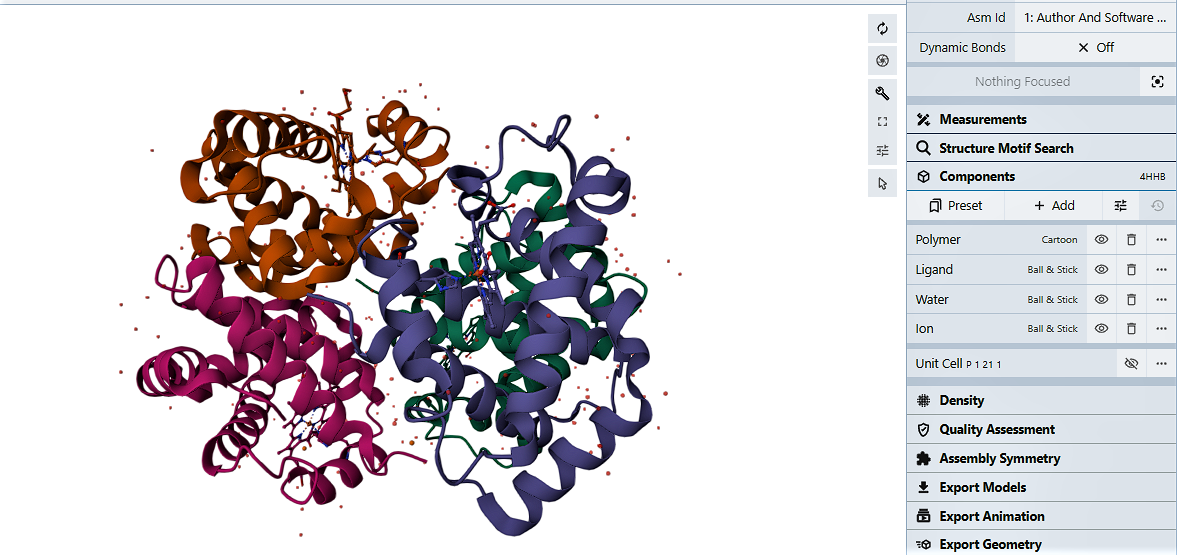
#> input picture assets/first.png, 1179 x 555 px
$ python hello.py
#> lines starting #> are read from the running program, lines starting #| are printed output that depends on the picture
import cv2

img = cv2.imread('assets/first.png',1)
#> img is the input picture: shape (555, 1179, 3); mean B, G, R 217.3, 213.1, 216.5
'''
-1.trasparency
0.grayscale
1 unchanged
'''

img = cv2.resize(img,(0,0),fx=0.75 ,fy=0.75)
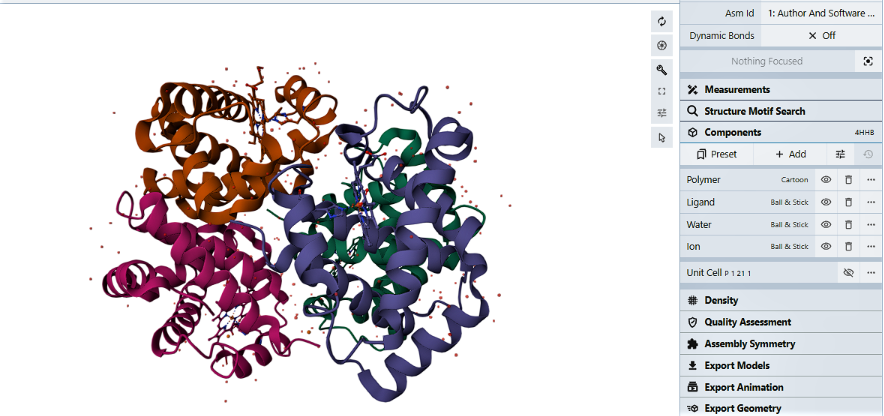
#> img: shape (416, 884, 3); mean B, G, R 217.2, 213.1, 216.4
img = cv2.rotate(img,cv2.ROTATE_90_CLOCKWISE)
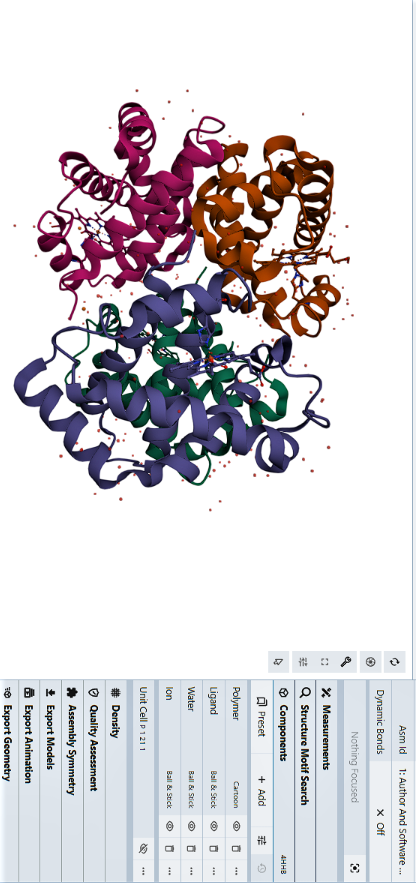
#> img: shape (884, 416, 3); mean B, G, R 217.2, 213.1, 216.4

cv2.imwrite('new_img.jpg',img)

cv2.imshow('Image', img)
cv2.waitKey(0)  # 0 = unless u press key
cv2.destroyAllWindows()

$ run again, with assets/3.png copied over assets/first.png
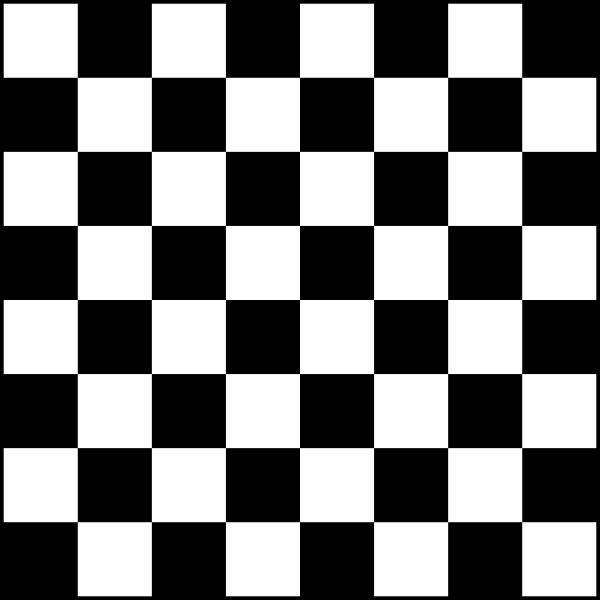
#> input picture assets/3.png, 1200 x 1200 px (shown at 1/2 size)
#> img is the input picture: shape (1200, 1200, 3); min 0, max 255, mean 124.4
#> `img = cv2.resize(img,(0,0),fx=0.75 ,fy=0.75)`:
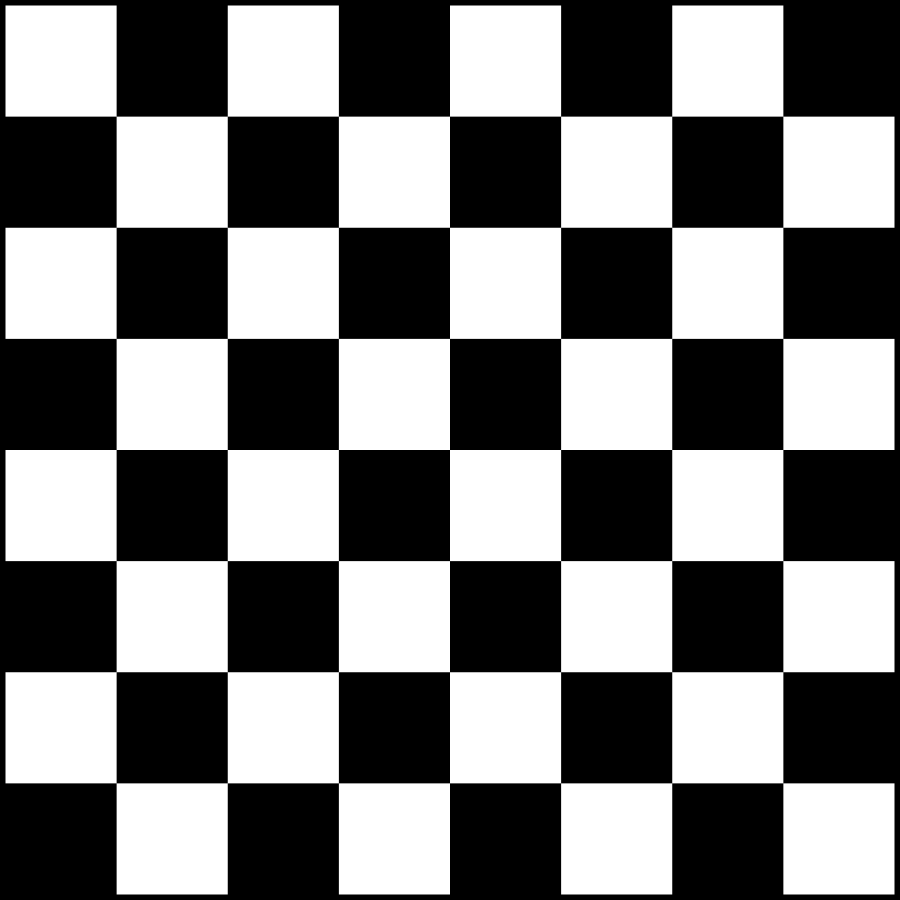
#> img: shape (900, 900, 3); min 0, max 255, mean 124.4
#> `img = cv2.rotate(img,cv2.ROTATE_90_CLOCKWISE)`:
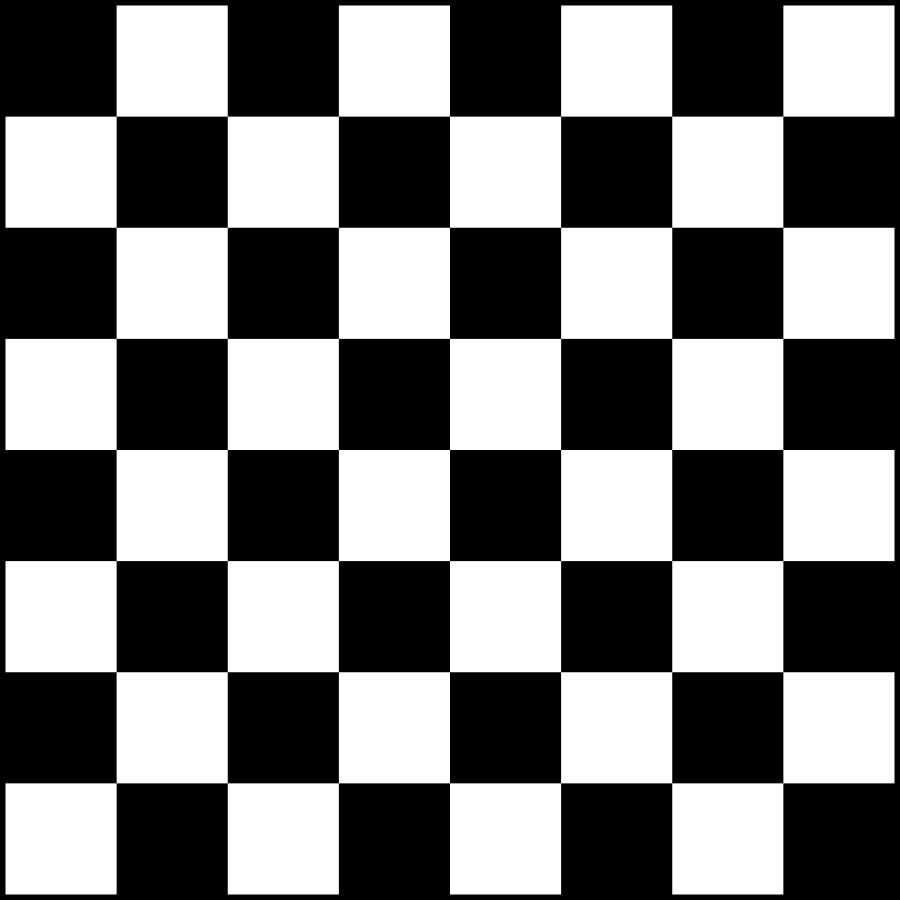
#> img: shape (900, 900, 3); min 0, max 255, mean 124.4
